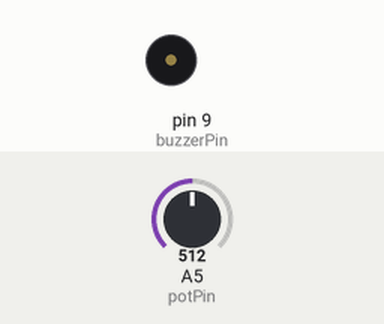
Simulated run of this sketch. Board: Arduino Uno, built with avr-gcc and run on an emulated ATmega328P. Shown: buzzer (waves = sounding). The inputs (shaded band) are chosen by the test bench; at power-on: A5 (potPin) = 512.

Above: at 1.2 s.
1.3 s: A5 (potPin) set to 266
2.8 s: A5 (potPin) set to 240
At 4.0 s:
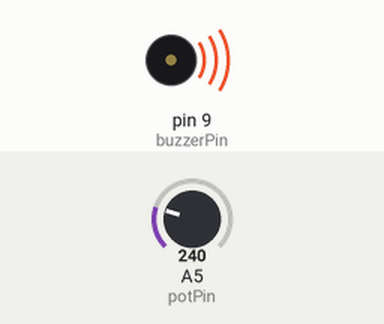
4.3 s: A5 (potPin) set to 306
At 5.5 s:
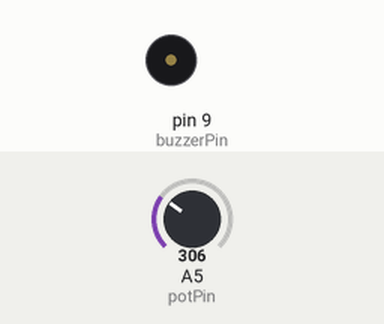
5.8 s: A5 (potPin) set to 122
At 7.1 s:
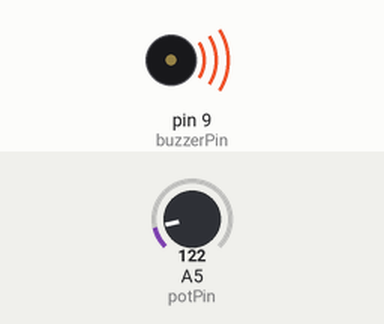
Timing chart, 0 to 8.3 s (numbered marks = the images above; inputs shaded):
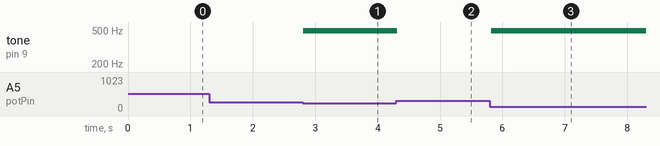

The sketch:

BBBS.ino
```cpp
int buzzerPin = 9;

int potPin = A5;
int loudness = 0;

int val = 0;
int sensorMin = 0;
int sensorMax = 1023;

void setup() {
  // put your setup code here, to run once:
  pinMode(buzzerPin, OUTPUT);
}

void loop() {
  // put your main code here, to run repeatedly:
  val = analogRead(potPin);
  loudness = map(val, sensorMin, sensorMax, 0, 255);
  analogWrite(buzzerPin, val);
  delay(30);
}
```

Measured:
- the behaviour switches between 255 and 254 on A5 (potPin) (found by bisection; images 0 and 1)
- after the input at 1.3 s, every drawn part: stays the same
- after the input at 2.8 s, tone on pin 9 (buzzerPin): silent → 490 Hz at once
- after the input at 4.3 s, tone on pin 9 (buzzerPin): 490 Hz → silent at once
- after the input at 5.8 s, tone on pin 9 (buzzerPin): silent → 490 Hz at once
